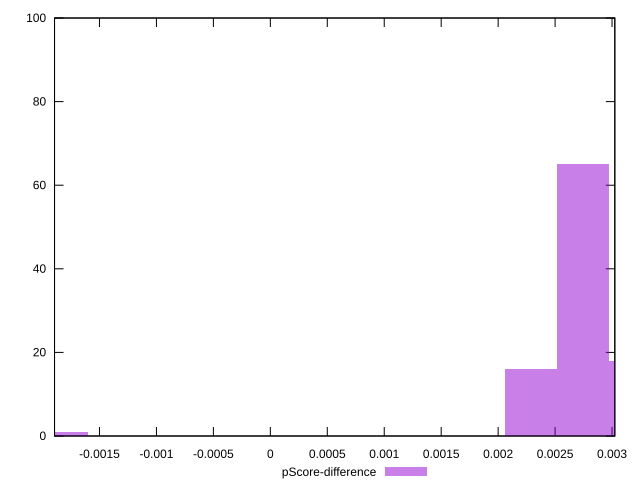

Write gnuplot code to recreate this figure.
reset

$pScoreDifference <<EOF
0.002747911255968653 65
0.002289926046640544 16
0.003205896465296762 18
-0.0018319408373124353 1
EOF

set key outside below
set boxwidth 0.00045798520932810883
set xrange [-0.0018945793625260304:0.0030243847017836223]
set yrange [0:100]
set trange [0:100]
set style fill transparent solid 0.5 noborder
set terminal svg size 640, 490 enhanced background rgb 'white'
set output "reprap/uses-long-cache-ttl/samples/pages/pScore-difference/histogram.svg"

plot $pScoreDifference title "pScore-difference" with boxes

reset
